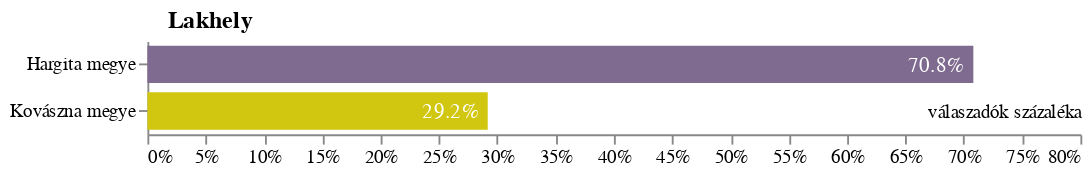

Notebook cell for this chart:
### Code cell
c='Q4'
dx=df.groupby(c).count()[['Response_ID']]
ds=dx*1.0/dx.sum()[0]
ds.columns=['percent']
dx.columns=['count']
dx=dx.join(ds).reset_index().sort_values(by=c,ascending=True)
base=alt.Chart(dx,title=mc[c].split('-')[1].replace(':','').strip())
bar=base.mark_bar(height=20).encode(
    x=alt.X('percent:Q',
            axis=alt.Axis(grid=False,
                title="válaszadók százaléka",
                format=".0%",
                titleAnchor="end",
                titleY=-17,
                titleFontWeight="normal",
                titleFontSize=10),
            #scale=alt.Scale(domain=[0,300])
           ),
    y=alt.Y(c+':N',axis=alt.Axis(title=''),sort=[]),
    color=alt.Color(c+':N',legend=None,scale=alt.Scale(domain=list(dx[c].unique()),
                range=[violet,yellow]))
)
text = bar.mark_text(dx=-5, dy=1, align="right").encode(
    text=alt.Text("percent:N", format=".1%"),
    color=alt.condition(
        "datum['percent'] < 0.08",
        alt.ColorValue(None),
        alt.ColorValue("white"),
    )
    
)
layer = (
    (bar+text)
    .configure_view(stroke=None)
    .configure_title(anchor='start',dx=85)
    .properties(height=alt.Step(25), width=500)
)
layer.save("export/" + c + ".json")
layer.save("export/" + c + ".png")
layer

### Figure 1 — Vega-Lite specification as saved in the notebook (floating-point values rounded to 4 significant figures)
{"config": {"view": {"continuousWidth": 400, "continuousHeight": 300, "stroke": null}, "title": {"anchor": "start", "dx": 85}}, "layer": [{"mark": {"type": "bar", "height": 20}, "encoding": {"color": {"type": "nominal", "field": "Q4", "legend": null, "scale": {"domain": ["Hargita megye", "Kovászna megye"], "range": ["#7E6B8F", "#D1C710"]}}, "x": {"type": "quantitative", "axis": {"format": ".0%", "grid": false, "title": "válaszadók százaléka", "titleAnchor": "end", "titleFontSize": 10, "titleFontWeight": "normal", "titleY": -17}, "field": "percent"}, "y": {"type": "nominal", "axis": {"title": ""}, "field": "Q4", "sort": []}}, "title": "Lakhely"}, {"mark": {"type": "text", "align": "right", "dx": -5, "dy": 1}, "encoding": {"color": {"condition": {"value": null, "test": "datum['percent'] < 0.08"}, "value": "white"}, "text": {"type": "nominal", "field": "percent", "format": ".1%"}, "x": {"type": "quantitative", "axis": {"format": ".0%", "grid": false, "title": "válaszadók százaléka", "titleAnchor": "end", "titleFontSize": 10, "titleFontWeight": "normal", "titleY": -17}, "field": "percent"}, "y": {"type": "nominal", "axis": {"title": ""}, "field": "Q4", "sort": []}}, "title": "Lakhely"}], "data": {"name": "data-c81844d567ea6ba00531c16ee31d597d"}, "height": {"step": 25}, "width": 500, "$schema": "https://vega.github.io/schema/vega-lite/v4.8.1.json", "datasets": {"data-c81844d567ea6ba00531c16ee31d597d": [{"Q4": "Hargita megye", "count": 216, "percent": 0.7082}, {"Q4": "Kovászna megye", "count": 89, "percent": 0.2918}]}}
